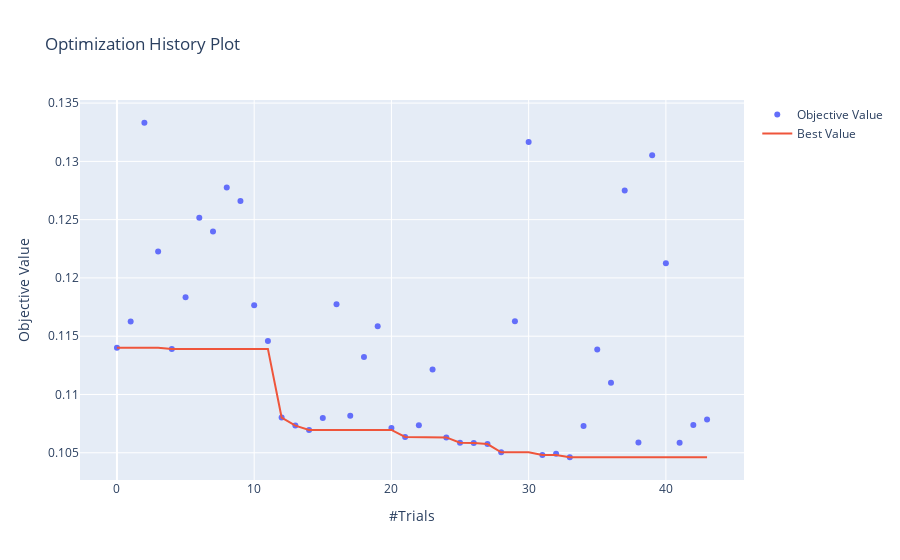

Notebook source saved alongside this figure:
### Code cell
#plot_optimization_histor: shows the scores from all trials as well as the best score so far at each point.
optuna.visualization.plot_optimization_history(study)

### Figure 1 — Plotly figure (JSON) as saved in the notebook; plotly's stock layout.template omitted (floating-point values rounded to 4 significant figures)
{"data": [{"mode": "markers", "name": "Objective Value", "type": "scatter", "x": [0, 1, 2, 3, 4, 5, 6, 7, 8, 9, 10, 11, 12, 13, 14, 15, 16, 17, 18, 19, 20, 21, 22, 23, 24, 25, 26, 27, 28, 29, 30, 31, 32, 33, 34, 35, 36, 37, 38, 39, 40, 41, 42, 43], "y": [0.114, 0.1163, 0.1333, 0.1223, 0.1139, 0.1183, 0.1252, 0.124, 0.1278, 0.1266, 0.1177, 0.1146, 0.108, 0.1073, 0.107, 0.108, 0.1177, 0.1082, 0.1132, 0.1159, 0.1071, 0.1064, 0.1074, 0.1121, 0.1063, 0.1059, 0.1058, 0.1057, 0.105, 0.1163, 0.1317, 0.1048, 0.1049, 0.1046, 0.1073, 0.1139, 0.111, 0.1275, 0.1059, 0.1305, 0.1213, 0.1059, 0.1074, 0.1079]}, {"name": "Best Value", "type": "scatter", "x": [0, 1, 2, 3, 4, 5, 6, 7, 8, 9, 10, 11, 12, 13, 14, 15, 16, 17, 18, 19, 20, 21, 22, 23, 24, 25, 26, 27, 28, 29, 30, 31, 32, 33, 34, 35, 36, 37, 38, 39, 40, 41, 42, 43], "y": [0.114, 0.114, 0.114, 0.114, 0.1139, 0.1139, 0.1139, 0.1139, 0.1139, 0.1139, 0.1139, 0.1139, 0.108, 0.1073, 0.107, 0.107, 0.107, 0.107, 0.107, 0.107, 0.107, 0.1064, 0.1064, 0.1064, 0.1063, 0.1059, 0.1058, 0.1057, 0.105, 0.105, 0.105, 0.1048, 0.1048, 0.1046, 0.1046, 0.1046, 0.1046, 0.1046, 0.1046, 0.1046, 0.1046, 0.1046, 0.1046, 0.1046]}], "layout": {"autosize": true, "title": {"text": "Optimization History Plot"}, "xaxis": {"autorange": true, "range": [-3.008, 46.01], "title": {"text": "#Trials"}, "type": "linear"}, "yaxis": {"autorange": true, "range": [0.1022, 0.1357], "title": {"text": "Objective Value"}, "type": "linear"}}}
